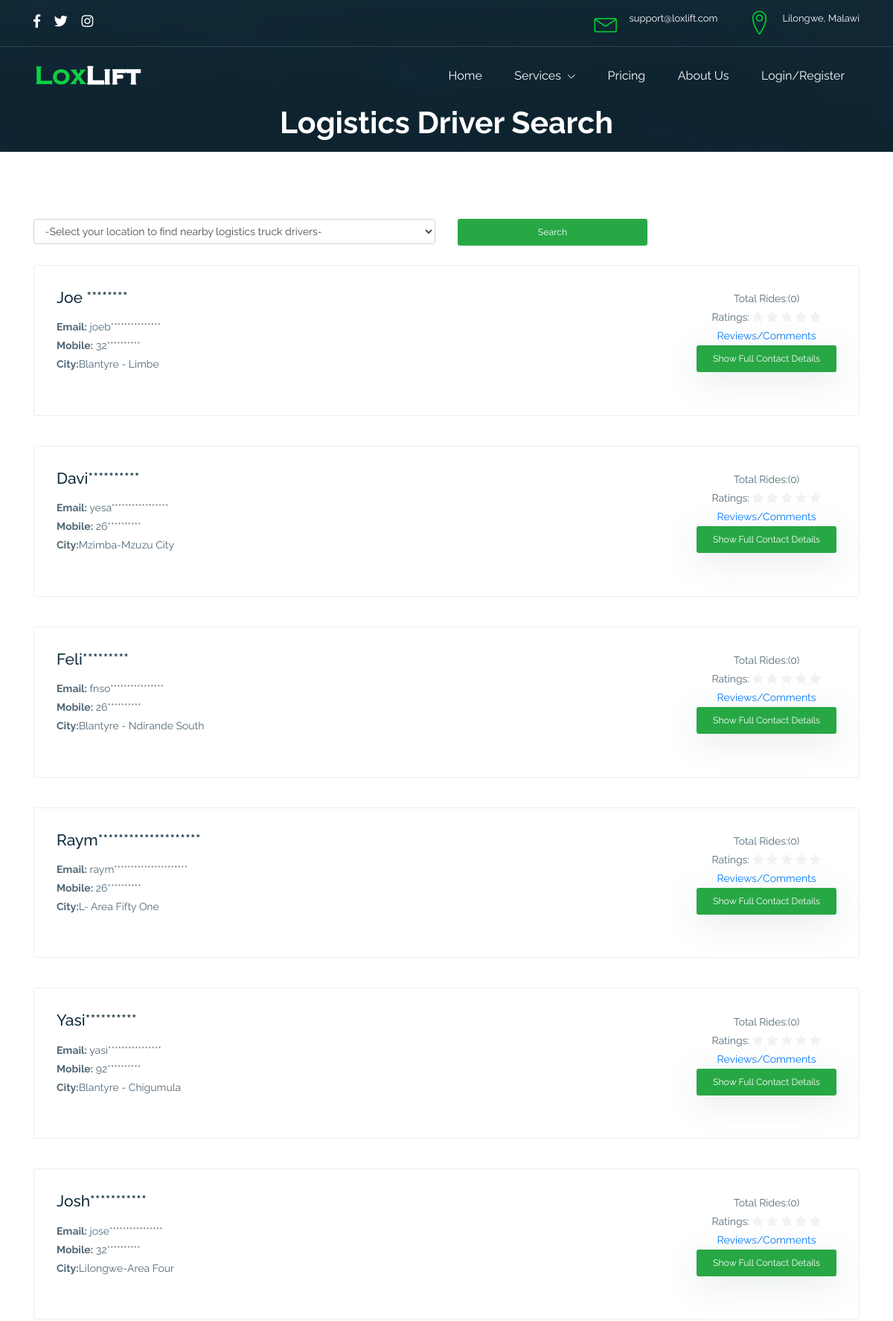
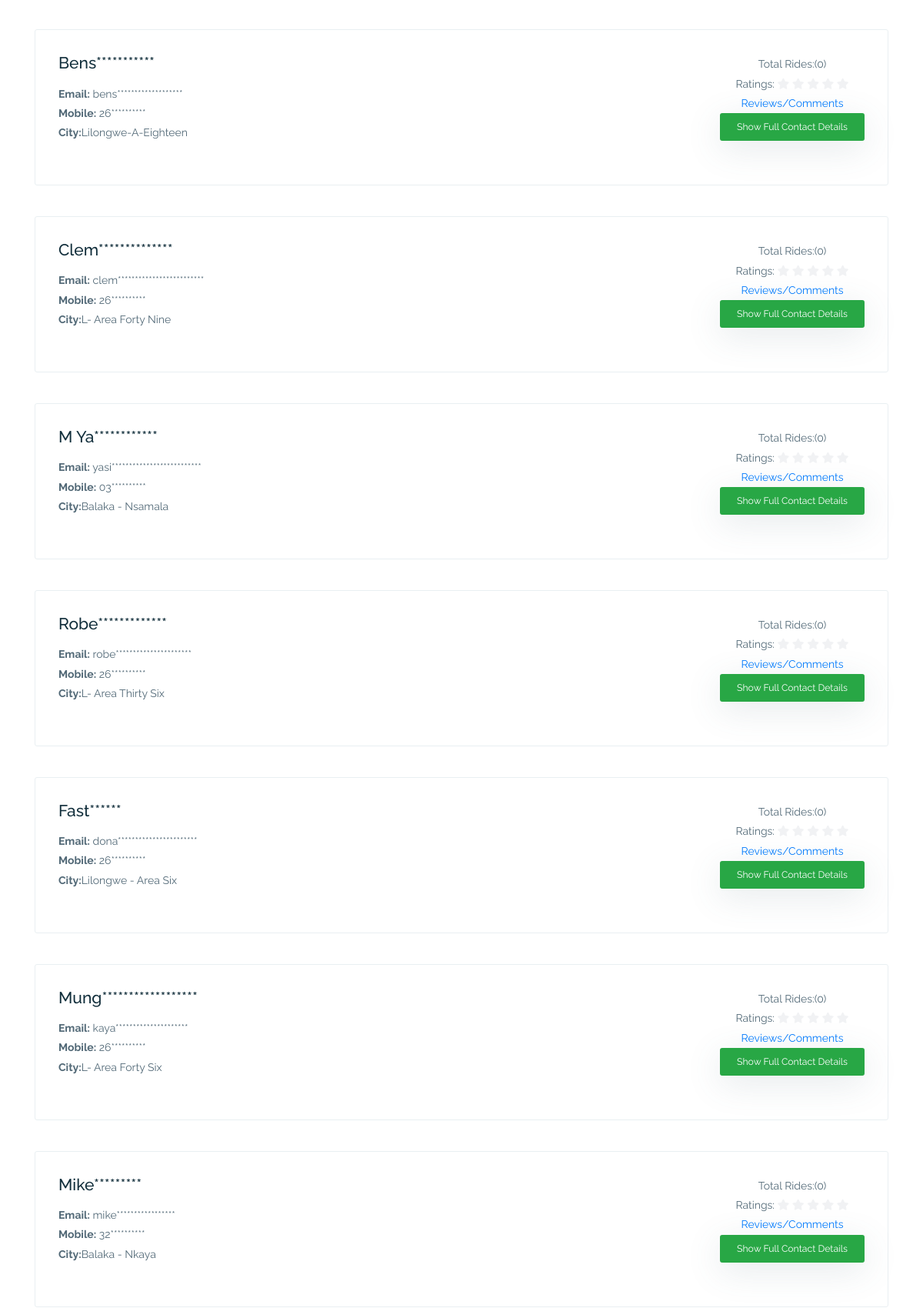
Page /logistics_driver.php (upper part) on the committed database (2 pictures, top to bottom).
### tables this page shows
CREATE TABLE `settings` (
  `id` int(11) NOT NULL,
  `title` varchar(250) NOT NULL,
  `email` varchar(250) NOT NULL,
  `facebook` text NOT NULL,
  `twitter` text NOT NULL,
  `instagram` text NOT NULL,
  `site_address` varchar(255) NOT NULL,
  `phone_no` varchar(255) NOT NULL,
  `mobile_no` varchar(255) NOT NULL,
  `logo` varchar(250) NOT NULL,
  `favicon` varchar(255) NOT NULL,
  `currency` varchar(250) NOT NULL
);

CREATE TABLE `users` (
  `id` int(11) NOT NULL,
  `role_id` int(11) NOT NULL,
  `username` varchar(255) NOT NULL,
  `password` varchar(255) NOT NULL,
  `name` varchar(255) NOT NULL,
  `mobile` varchar(255) NOT NULL,
  `email` varchar(255) NOT NULL,
  `cityname` varchar(255) NOT NULL,
  `address` varchar(255) NOT NULL,
  `age` varchar(255) NOT NULL,
  `gender` varchar(255) NOT NULL,
  `profession` varchar(255) NOT NULL,
  `income` varchar(255) NOT NULL,
  `lox_use` varchar(255) NOT NULL,
  `picture` varchar(255) NOT NULL,
  `id_pn` varchar(255) NOT NULL,
  `driver_ln` varchar(255) NOT NULL,
  `vehcile_type` varchar(255) NOT NULL,
  `dept_date` varchar(255) NOT NULL,
  `dept_time` varchar(255) NOT NULL,
  `destination` text NOT NULL,
  `route_via` text NOT NULL,
  `stage` varchar(255) NOT NULL,
  `space_available` varchar(255) NOT NULL,
  `license_plate_no` varchar(255) NOT NULL,
  `load_desc` text NOT NULL,
  `pickup_date` varchar(255) NOT NULL,
  `pickup_time` varchar(255) NOT NULL,
  `deliver_date` varchar(255) NOT NULL,
  `delivery_time` varchar(255) NOT NULL,
  `delivery_desitnation` text NOT NULL,
  `status` tinyint(1) NOT NULL,
  `ip_address` varchar(255) NOT NULL,
  `date_created` varchar(255) NOT NULL,
  `date_updated` varchar(255) NOT NULL
);

### contents.php (called while the page is built, shortened)
<?php include "config.php";
						$query					=	"select * from settings where id = '1'  ";
						$rs		    			=	mysqli_query($conn,$query) or die(mysqli_error());
						$row		  			=	mysqli_fetch_array($rs);
						$web_site_email			=	$row['email'];
						$face_book_link			=	$row['facebook'];
						$twitter_link			=	$row['twitter'];
						$instagram_link			=	$row['instagram'];
						$web_location_address	=	$row['site_address'];
						$fileToUpload			=	$row['logo'];
$home = "Home";
$pricing = "Pricing";
$about_us="About Us";
$login_register = "Login/Register";
$logistic_driver = "Logistics Driver Search";
$services="Services";

### logistics_driver.php (the view, shortened to what this page needs)
<?php include "header.php";
	$total=30;
  if (isset($_GET["page"]))
  {
    $page  = $_GET["page"];
  }
  else
  {
    $page=1;
  }
  $start = ($page-1) * $total;
?>
			<div class="rn-page-title">
			<div class="rn-pt-overlayer"></div>
			<div class="container">
				<div class="row">
					<div class="col-lg-12">
						<div class="rn-page-title-inner">
							<h1><?php echo $logistic_driver ?></h1>
						</div>
					</div>
				</div>
			</div>
		</div>
		<div class="rn-section rn-car-search-results">
			<div class="container">
				<div class="row">
					<div class="col-lg-12">
						<form method="get">
										<div class="row">
												<div class="col-sm-6">
													<div class="form-group">
														<select name="city" class="form-control" >
																<option value="">-Select your location to find nearby logistics truck drivers-</option>
																<?php 	$selected_city	= mysqli_real_escape_string($conn,$_GET['city']);
																$query	=	"select * from lox_cityname ";
															?>
		 												</select>
													</div>
												</div>
												<div class="col-sm-3">
													<div class="rn-car-search-filter-item">
														<button type="submit" class="btn   btn-sm btn-success form-control">Search </button>
													</div>
												</div>
						</form>			</div>
<?php
					$city  = mysqli_real_escape_string($conn,$_GET['city']);
				if ($city!="" )
				{
					$query	=	"SELECT  * FROM users  WHERE status=1 and role_id=3 and cityname='".$city."' ORDER BY RAND() LIMIT $start,$total";
				}
				else
				{
					$query	= "SELECT  * FROM users WHERE status=1 and role_id=3 ORDER BY RAND() LIMIT $start,$total";
				}
				$rs1		 =	mysqli_query($conn,$query) or die(mysqli_error());
				if (mysqli_num_rows($rs1)==0)
				{
					$msg 	= "No record found according to your search! please find another location";
				}
				else
				{
					while($row1		=	mysqli_fetch_array($rs1))
					{
						$user_record = $row1['id'];
								$count	= "SELECT COUNT(id) FROM  lox_customer_feedback
								WHERE (user_id = ".$user_record.")";
								$count = mysqli_query($conn,$count) or die(mysqli_error());
								$count= mysqli_fetch_array($count);
								$count = $count[0];
								$average_ratingstars='';
							if($average_rating_no==0 )
							{
								$average_ratingstars .='
								<span class="fa fa-star unchecked"></span>
				  				<span class="fa fa-star unchecked"></span>
							  	<span class="fa fa-star unchecked"></span>
							  	<span class="fa fa-star unchecked"></span>
							  	<span class="fa fa-star unchecked"></span>
								';
							}
?>
								<div class="rn-car-search-item">
									<div class="rn-car-search-item-info">
										<h2 class="rn-car-search-item-title">
<a href="#"><?php if($ok==1){echo  $row1['name'];}else{echo $dispnum = substr($row1['name'], 0, 4) . str_repeat("*", strlen($row1['name'])-2);}?></a>
										</h2>
										<p>
										<?php if($ok==1){?>
											<span><strong>Email:</strong><?php echo $row1['email']; ?></span><br>
											<span><strong>Mobile:</strong><?php echo $row1['mobile']?></span><br>
										<?php }else{?>
											<span><strong>Email:</strong>
											<?php echo $dispnum = substr($row1['email'], 0, 4) . str_repeat("*", strlen($row1['email'])-2); ?></span><br>
											<span><strong>Mobile:</strong>
											<?php echo $dispnum = substr($row1['mobile'], 0, 2) . str_repeat("*", strlen($row1['mobile'])-2);?></span><br>
										<?php }?>
											<span><strong>City:</strong><?php echo $row1['cityname']?></span><br>
										</p>
									</div>
									<div class="rn-car-search-item-pricing">
										<p> Total Rides:(<?php echo $count ?>)<br>
										Ratings:<?php echo $average_ratingstars?><br>
										<a href="ratingd_review.php?rating_search='<?php echo md5($row1['id'])?>'">Reviews/Comments</a><br>
										<?php if($ok==0){?>
										<a class="btn btn-sm btn-shadow btn-success" href="pricing.php">Show Full Contact Details</a>
										<?php }else{?>
											<a class="btn btn-sm btn-shadow btn-success" href="details.php?id=<?php echo md5($row1["id"]);?>&&section=<?php echo md5(3)?>">Show Full Contact Details</a>
											<?php }?>
										</p>
									</div>
								</div>
<?php
					}
				}
?>
					</div>
				</div>
			</div>
		<?php include "footer.php"?>

### header.php (shortened to what this page needs)
<?php  if(!isset($_SESSION))
include "functions.php";
include "contents.php";
?>
<!DOCTYPE html>
<html lang="en">
<head>
    <link rel="stylesheet" href="assets/libs/bootstrap/css/bootstrap.min.css">
    <link rel="stylesheet" href="assets/libs/fontawesome/css/fontawesome-all.min.css">
    <link rel="stylesheet" href="assets/libs/linearicons/linearicons.css">
    <link rel="stylesheet" href="assets/css/rentnow-icons.css">
    <link rel="stylesheet" href="assets/libs/flatpickr/flatpickr.min.css">
    <link rel="stylesheet" href="assets/css/magnific-popup.css">
    <link rel="stylesheet" href="assets/css/style.css">
    <link rel="stylesheet" href="assets/css/custom-style.css">
</head>
<body class="rn-preloader">
    <header class="rn-header">
        <div class="rn-topbar">
            <div class="container">
                <div class="row align-items-center">
                    <div class="col-12 col-sm-5 col-lg-3">
                        <ul class="rn-social">
                            <li>
                                <a href="<?php echo $face_book_link?>" target="_blank">
                                    <i class="fab fa-facebook-f"></i>
                                </a>
                            </li>
                            <li>
                                <a href="<?php echo $twitter_link?>" target="_blank">
                                    <i class="fab fa-twitter"></i>
                                </a>
                            </li>
                            <li>
                                <a href="<?php echo $instagram_link?>" target="_blank">
                                    <i class="fab fa-instagram"></i>
                                </a>
                            </li>
                        </ul>
                    </div>
                    <div class="col-12 col-sm-7 col-lg-9">
                        <div class="rn-icon-contents">
                            <div class="rn-phone rn-icon-content">
                            </div>
                            <div class="rn-email rn-icon-content">
                                <div class="rn-icon">
                                    <i class="lnr lnr-envelope"></i>
                                </div>
                                <div class="rn-info">
                                    <ul>
                                        <?php if(!empty($web_site_email)){ echo '<li>'.$web_site_email.'</li>';}?>
                                    </ul>
                                </div>
                            </div>
                            <div class="rn-address rn-icon-content">
                                <div class="rn-icon">
                                    <i class="lnr lnr-map-marker"></i>
                                </div>
                                <div class="rn-info">
                                    <ul>
                                        <?php if(!empty($web_location_address)){ echo '<li>'.$web_location_address.'</li>';}?>
                                    </ul>
                                </div>
                            </div>
                        </div>
                    </div>
                </div>
            </div>
        </div>
        <div class="rn-menubar ">
            <div class="container">
                <div class="row align-items-center">
                    <div class="col-4">
                        <a class="brand-name" href="index.php">
                            <img class="img-fluid" src="<?php echo "uploads/$fileToUpload"?>" alt="Logo">
                        </a>
                    </div>
                    <div class="col-8">
                        <nav class="rn-navbar-container">
                            <ul class="rn-navbar">
                                <li class="active">
                                    <a href="index.php"><?php echo $home;?></a>
                                </li>
                                <li>
                                    <a href="#"><?php echo $services;?>
                                        <i class="lnr lnr-chevron-down"></i>
                                    </a>
                                </li>
                                <li>
                                    <a href="pricing.php"><?php echo $pricing;?></a>
                                </li>
                                <li>
                                    <a href="about-us.php"><?php echo $about_us;?></a>
                                </li>
                                <li>
                                    <?php if($_SESSION['user_id']==""){?>
                                    <a href="login.php"><?php echo $login_register;?>
                                    </a>
                                    <?php }?></a>
                                        </li>
                                    </ul>
                        </nav>
                    </div>
                </div>
            </div>
        </div>
    </header>

### header.php (style rules this page uses)
body { margin: 0; padding: 0; overflow-x: hidden; }

### logistics_driver.php (style rules this page uses)
.rn-page-title { position: relative; padding-top: 140px; padding-bottom: 0px; }
.unchecked { color: #f1f2f4; }

### rows in the picture
settings: email "support@loxlift.com", site_address "Lilongwe, Malawi", logo (picture)
users: name "Joe ********", email "joeb***************", mobile "32**********", cityname "Blantyre - Limbe", count "0"
users: name "Davi**********", email "yesa*****************", mobile "26**********", cityname "Mzimba-Mzuzu City", count "0"
users: name "Feli*********", email "fnso****************", mobile "26**********", cityname "Blantyre - Ndirande South", count "0"
users: name "Raym********************", email "raym**********************", mobile "26**********", cityname "L- Area Fifty One", count "0"
users: name "Yasi**********", email "yasi****************", mobile "92**********", cityname "Blantyre - Chigumula", count "0"
users: name "Josh***********", email "jose****************", mobile "32**********", cityname "Lilongwe-Area Four", count "0"
users: name "Bens***********", email "bens*******************", mobile "26**********", cityname "Lilongwe-A-Eighteen", count "0"
users: name "Clem**************", email "clem*************************", mobile "26**********", cityname "L- Area Forty Nine", count "0"
users: name "M Ya************", email "yasi**************************", mobile "03**********", cityname "Balaka - Nsamala", count "0"
users: name "Robe*************", email "robe**********************", mobile "26**********", cityname "L- Area Thirty Six", count "0"
users: name "Fast******", email "dona***********************", mobile "26**********", cityname "Lilongwe - Area Six", count "0"
users: name "Mung******************", email "kaya*********************", mobile "26**********", cityname "L- Area Forty Six", count "0"
users: name "Mike*********", email "mike*****************", mobile "32**********", cityname "Balaka - Nkaya", count "0"

### other values in the picture
$home "Home"
$services "Services"
$pricing "Pricing"
$about_us "About Us"
$login_register "Login/Register"
$logistic_driver "Logistics Driver Search"
